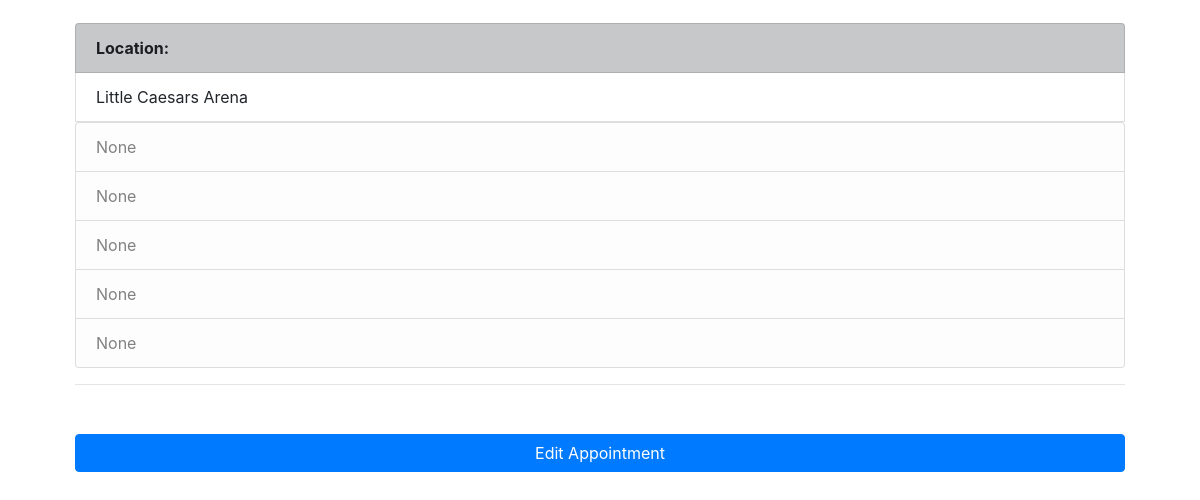
Page /schedules/ (lower part) on the earlier database version.
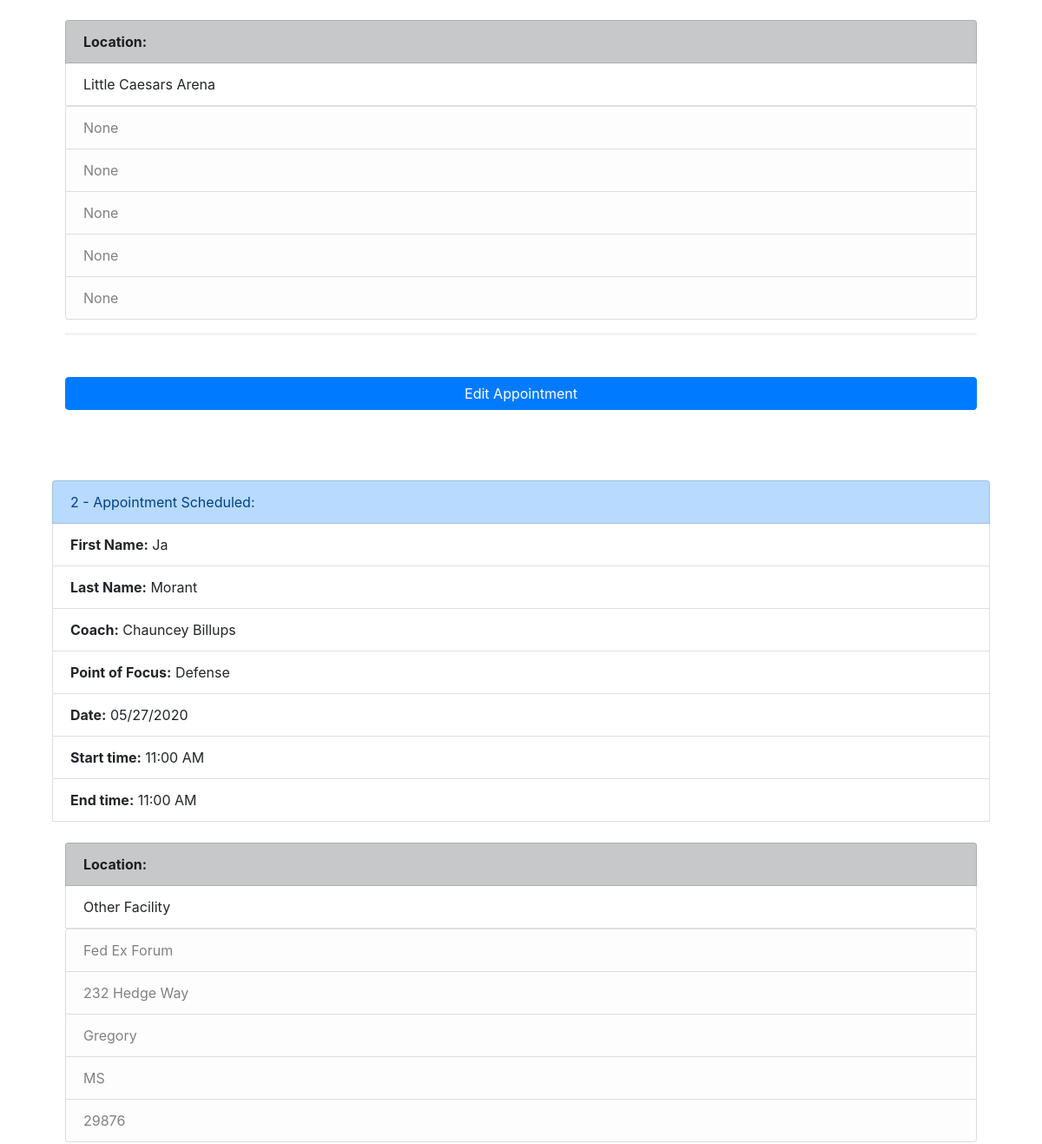
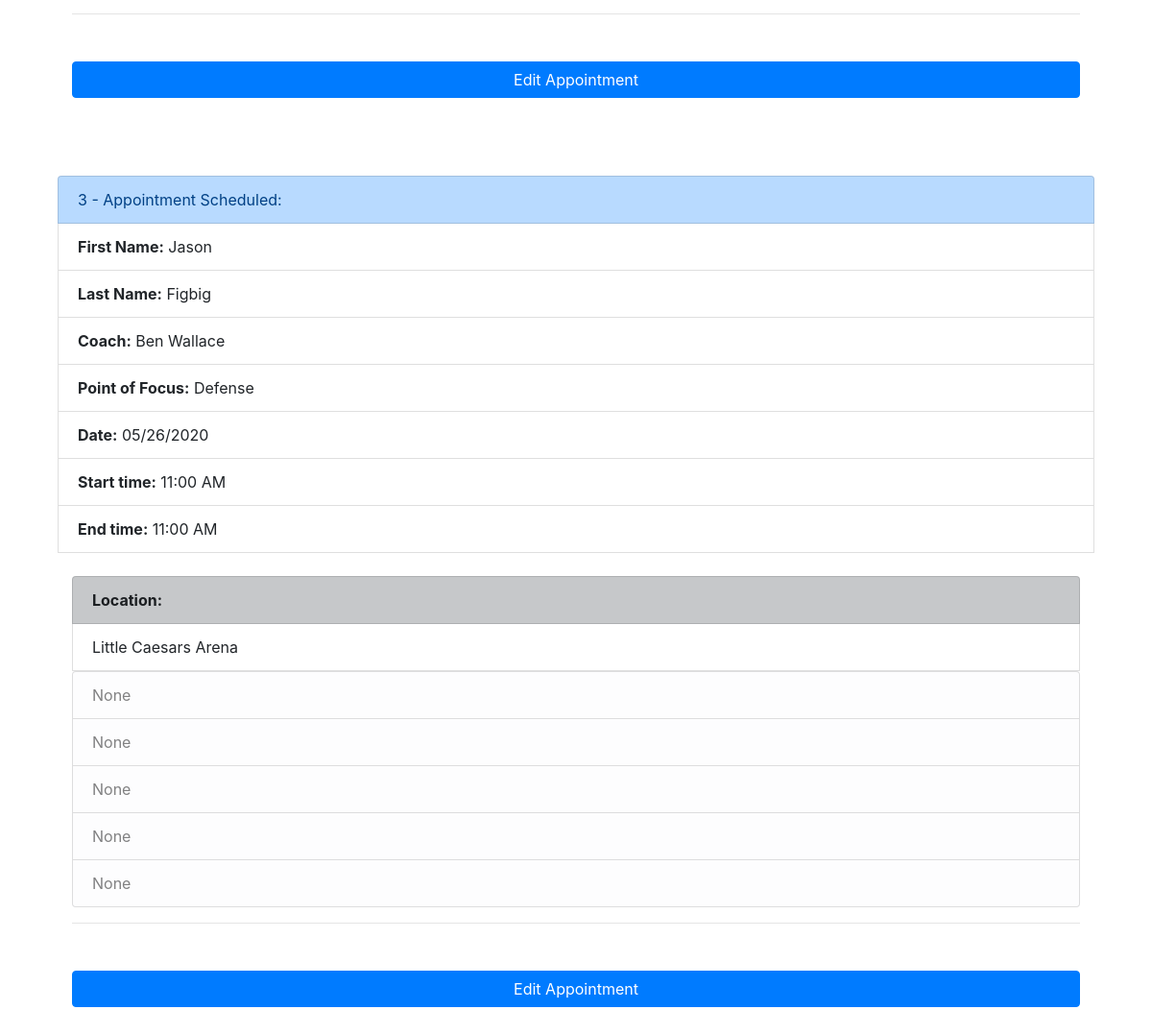
Same page on the later database version (2 pictures, top to bottom).
### pages/models.py (models this page shows, shortened)
class Time(models.Model):
	first = models.CharField(max_length=200, blank=True, null=True)
	last = models.CharField(max_length=200, blank=True, null=True)
	coach = models.CharField(max_length=200, blank=True, null=True)
	focus = models.CharField(max_length=200, blank=True, null=True)
	date = models.CharField(max_length=200)
	start = models.CharField(max_length=200)
	end = models.CharField(max_length=200)
	location = models.CharField(max_length=200, blank=True, null=True)
	facility = models.CharField(max_length=200, blank=True, null=True)
	address = models.CharField(max_length=200, blank=True, null=True)
	city = models.CharField(max_length=200, blank=True, null=True)
	state = models.CharField(max_length=200, blank=True, null=True)
	zipcode = models.CharField(max_length=200, blank=True, null=True)

### pages/views.py (the view, shortened to what this page needs)
# urls.py: path('schedules/', views.schedules, name='schedules'),
def schedules(request):
	all_appointments = Time.objects.all
	search_term = ""
	search_last = ""
	return render(request, "about.html", {'all_appointments': all_appointments, 'search_term': search_term, 'search_last': search_last}) # Passing in all_appointments as all_appointments

### pages/templates/about.html (shortened to what this page needs)
{% extends 'home.html' %}
{% block content %}
	<br>
	<div class="container">
		{% if all_appointments %}
			{% for times in all_appointments %}
			<br>
			<div class="col-sm">
				<ul class="list-group">
					<li class="list-group-item list-group-item-primary">{{ forloop.counter}} - Appointment Scheduled:</li>
					<li class="list-group-item"><strong>First Name:</strong> {{ times.first }}</li>
					<li class="list-group-item"><strong>Last Name:</strong> {{ times.last }}</li>
					<li class="list-group-item"><strong>Coach:</strong> {{ times.coach }}</li>
					<li class="list-group-item"><strong>Point of Focus:</strong> {{ times.focus }}</li>
					<li class="list-group-item"><strong>Date:</strong> {{ times.date }}</li>
					<li class="list-group-item"><strong>Start time:</strong> {{ times.start }}</li>
					<li class="list-group-item"><strong>End time:</strong> {{ times.end }}</li>
					<br>
					<div class="container">
						<li class="list-group-item list-group-item-dark"><strong>Location:</strong></li>
						<li class="list-group-item color"> {{ times.location }}</li>
							<div id="facilblock">
								<li class="list-group-item list-group-item-light go"> {{ times.facility }}</li>
								<li class="list-group-item list-group-item-light go"> {{ times.address }}</li>
								<li class="list-group-item list-group-item-light go"> {{ times.city }}</li>
								<li class="list-group-item list-group-item-light go"> {{ times.state }}</li>
								<li class="list-group-item list-group-item-light go"> {{ times.zipcode }}</li>
							</div>
							<hr>
					</div>
			       <div class="container">
					<a href="{% url 'edit' times.id %}" class="btn btn-block btn-primary">Edit Appointment</a>
					</div>
					<br>
				</ul>
			</div>
			{% endfor %}
		{% endif %}
	</div>
{% endblock %}

### pages/templates/home.html (shortened to what this page needs)
{% load static %}
<!doctype html>
<html lang="en">
  <head>
    <link rel="stylesheet" href="https://stackpath.bootstrapcdn.com/bootstrap/4.4.1/css/bootstrap.min.css">
    <link rel="stylesheet" type="text/css" href="{% static '/css/main.css' %}">
  </head>
  <body>
	<br>
  		{% block content %}{% endblock %}
  		<br><br>
  </body>
</html>

### static/css/main.css (style rules this page uses)
body { background-color: #grey; }

Differences in the rows shown:
added Time: first "Ja", last "Morant", coach "Chauncey Billups", focus "Defense", date "05/27/2020", start "11:00 AM", end "11:00 AM", location "Other Facility", facility "Fed Ex Forum", address "232 Hedge Way", city "Gregory", state "MS", zipcode "29876"
added Time: first "Jason", last "Figbig", coach "Ben Wallace", focus "Defense", date "05/26/2020", start "11:00 AM", end "11:00 AM", location "Little Caesars Arena", facility "None", address "None", city "None", state "None", zipcode "None"
